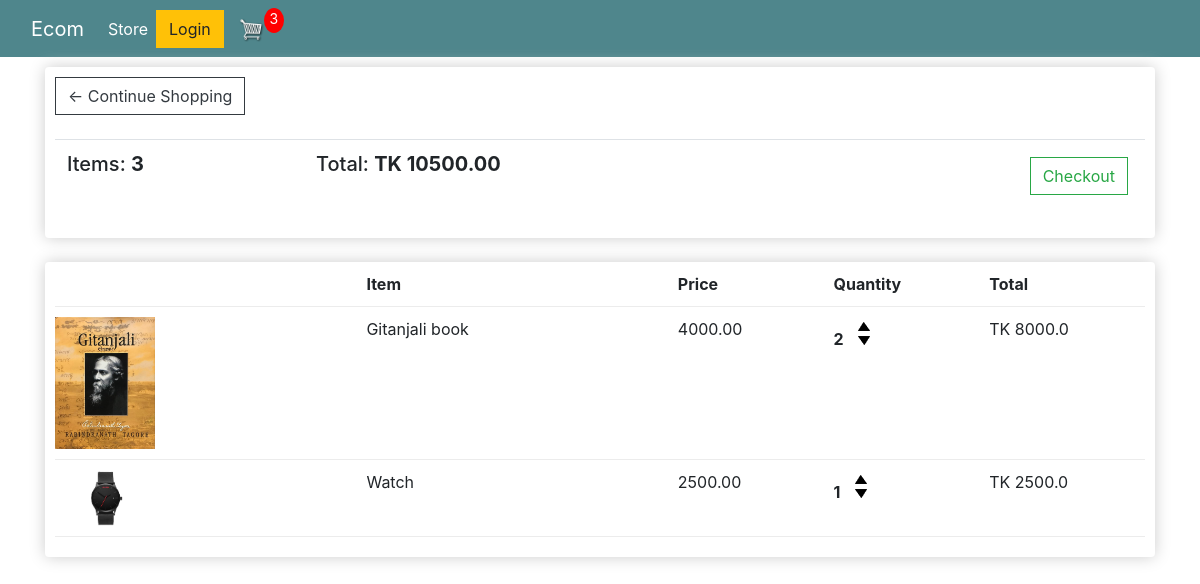
/cart/ (signed in), run on an earlier commit of the app's database.
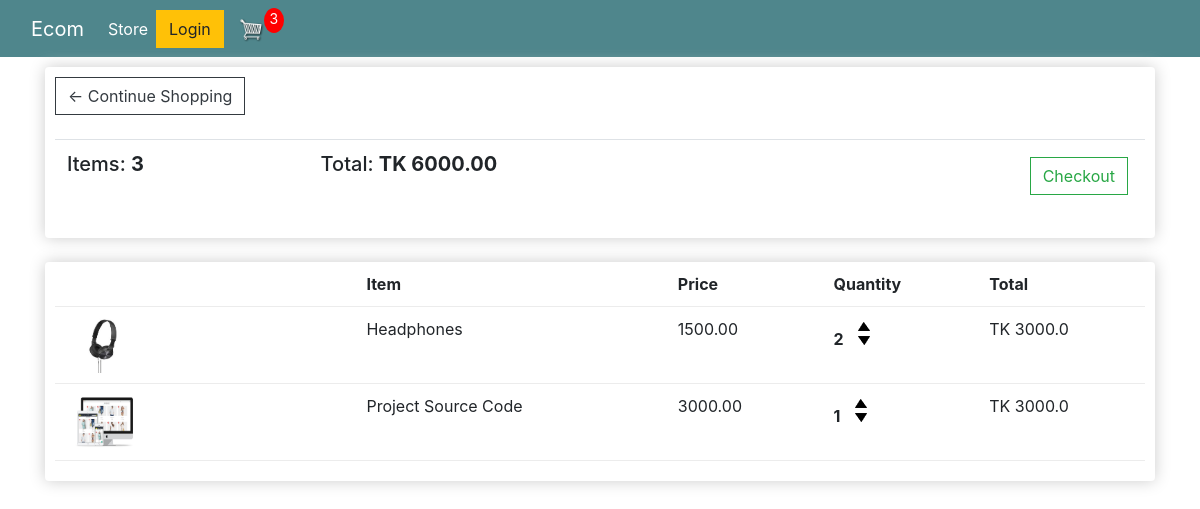
And on a later commit of the database.
### store/models.py (models this page shows, shortened)
class Order(models.Model):
    customer = models.ForeignKey(Customer, on_delete=models.SET_NULL, blank=True, null=True)
    date_ordered = models.DateTimeField(auto_now_add=True)
    complete = models.BooleanField(default=False, null=True, blank=False)
    transaction_id = models.CharField(max_length=200, null=True)
    @property
    def get_cart_total(self):
        orderitems = self.orderitem_set.all()
        total = sum([item.get_total for item in orderitems])
        return total
    @property
    def get_cart_items(self):
        orderitems = self.orderitem_set.all()
        total = sum([item.quantity for item in orderitems])
        return total

class OrderItem(models.Model):
    product = models.ForeignKey(Product, on_delete=models.SET_NULL, blank=True, null=True)
    order = models.ForeignKey(Order, on_delete=models.SET_NULL, blank=True, null=True)
    quantity = models.IntegerField(default=0, null=True, blank=True)
    date_added = models.DateTimeField(auto_now_add=True)
    @property
    def get_total(self):
        total = self.product.price*self.quantity
        return total

class Product(models.Model):
    name = models.CharField(max_length=200, null=True)
    price = models.FloatField()
    digital = models.BooleanField(default=False, null=True, blank=False)
    image = models.ImageField(null = True, blank = True)
    @property
    def imageURL(self):
        try:
            url = self.image.url
        except:
            url = ''
        return url

### store/views.py (the view)
# urls.py: path('cart/', views.cart, name='cart'),
def cart(request):
    if request.user.is_authenticated:
        customer = request.user.customer
        order, created = Order.objects.get_or_create(customer=customer, complete=False)
        items = order.orderitem_set.all()
        cartItems = order.get_cart_items
    else:
        items = []
        order = {'get_cart_total':0, 'get_cart_items':0,'shipping':False}
        cartItems = order['get_cart_items']
    context = {'items':items, 'order':order, 'cartItems':cartItems}
    return render(request, 'store/cart.html', context)

### store/templates/store/cart.html
{% extends 'store/main.html' %}
{% load static %}
{% block content %}
   <div class="row">
        <div class="col-lg-12">
            <div class="box-element">
                <a class="btn btn-outline-dark" href="{% url 'store' %}">&#x2190; Continue Shopping</a>
                <br>
                <br>
                <table class="table">
                    <tr>
                        <th><h5>Items: <strong>{{order.get_cart_items}}</strong></h5></th>
                        <th><h5>Total: <strong>TK {{order.get_cart_total|floatformat:2}}</strong></h5></th>
                        <th>
                            <a style="float: right; margin:5px" class="btn btn-outline-success" href="{% url 'checkout' %}">Checkout</a>
                        </th>
                    </tr>
                </table>
            </div>
            <br>
            <div class="box-element">
                <div class="cart-row">
                     <div style="flex:2"></div>
                     <div style="flex:2"> <strong>Item</strong> </div>
                     <div style="flex:1"> <strong>Price</strong> </div>
                     <div style="flex:1"> <strong>Quantity</strong> </div>
                     <div style="flex:1"> <strong>Total</strong> </div>
                </div>
            {% for item in items %}
            <div class="cart-row">
                     <div style="flex:2"> <img class="row-image" src="{{item.product.imageURL}}" alt=""> </div>
                     <div style="flex:2">{{item.product.name}}</div>
                     <div style="flex:1">{{item.product.price | floatformat:2}}</div>
                     <div style="flex:1">
                        <p class="quantity">{{item.quantity}}</p>
                        <div class="quantity">
                            <img data-product={{item.product.id}} data-action="add" class="chg-quantity update-cart" src="{% static 'images/arrow-up.png' %}">
                            <img data-product={{item.product.id}} data-action="remove" class="chg-quantity update-cart" src="{% static 'images/arrow-down.png' %}">
                        </div>
                    </div>
                     <div style="flex:1">TK {{item.get_total}}</div>
                </div>
            {% endfor %}
            </div>
        </div>
   </div>
{% endblock content %}

### store/templates/store/main.html (shortened to what this page needs)
<!DOCTYPE html>
{% load static %}
<html lang="en">
<head>
    <link rel="stylesheet" href="https://stackpath.bootstrapcdn.com/bootstrap/4.4.1/css/bootstrap.min.css"
>
    <link rel="stylesheet" type="text/css" href="{% static 'css/main.css' %}">
</head>
<body>
    <nav class="navbar navbar-expand-lg navbar-dark bg-dark">
        <div class="container-fluid">
            <a class="navbar-brand" href="{% url 'store' %}">Ecom</a>
            <div class="collapse navbar-collapse" id="navbarSupportedContent">
                <ul class="navbar-nav me-auto mb-2 mb-lg-0">
                    <li class="nav-item">
                        <a class="nav-link active" aria-current="page" href="{% url 'store' %}">Store</a>
                    </li>
                </ul>
                <div class="form-inline my-2 my-lg-0">
                    <a href="#" class="btn btn-warning">Login</a>
                    <a href="{% url 'cart' %}">
                        <img id="cart-icon" src="{% static 'images/cart.png' %}">
                    </a>
                    <p id="cart-total">{{cartItems}}</p>
                </div>
            </div>
        </div>
    </nav>
    <div class="container">
        {% block content %}
        {% endblock content %}
    </div>
</body>
</html>

### static/css/main.css (style rules this page uses)
.box-element { box-shadow:hsl(0, 0%, 80%) 0 0 16px; background-color: #fff; border-radius: 4px; padding: 10px; }
.bg-dark { background-color: #4f868c!important; }
#cart-icon { width:25px; display: inline-block; margin-left: 15px; }
#cart-total { display: block; text-align: center; color:#fff; background-color: red; width: 20px; height: 25px; border-radius: 50%; font-size: 14px; }
.col-lg-4, .col-lg-6, .col-lg-8, .col-lg-12 { margin-top: 10px; }
.btn { border-radius: 0; }
.row-image { width: 100px; }
.cart-row { display: flex; align-items: flex-stretch; padding-bottom: 10px; margin-bottom: 10px; border-bottom: 1px solid #ececec; }
.quantity { display: inline-block; font-weight: 700; padding-right:10px; }
.chg-quantity { width: 12px; cursor: pointer; display: block; margin-top: 5px; transition:.1s; }

What changed in the data, as far as the page shows it:
removed OrderItem: product.imageURL (picture), product.name "Gitanjali book", product.price "4000.00", quantity "2", get_total "8000.0"
removed OrderItem: product.imageURL (picture), product.name "Watch", product.price "2500.00", quantity "1", get_total "2500.0"
computed for Order: get_cart_total "10500.00" → "6000.00"
added OrderItem: product.imageURL (picture), product.name "Headphones", product.price "1500.00", quantity "2", get_total "3000.0"
added OrderItem: product.imageURL (picture), product.name "Project Source Code", product.price "3000.00", quantity "1", get_total "3000.0"
